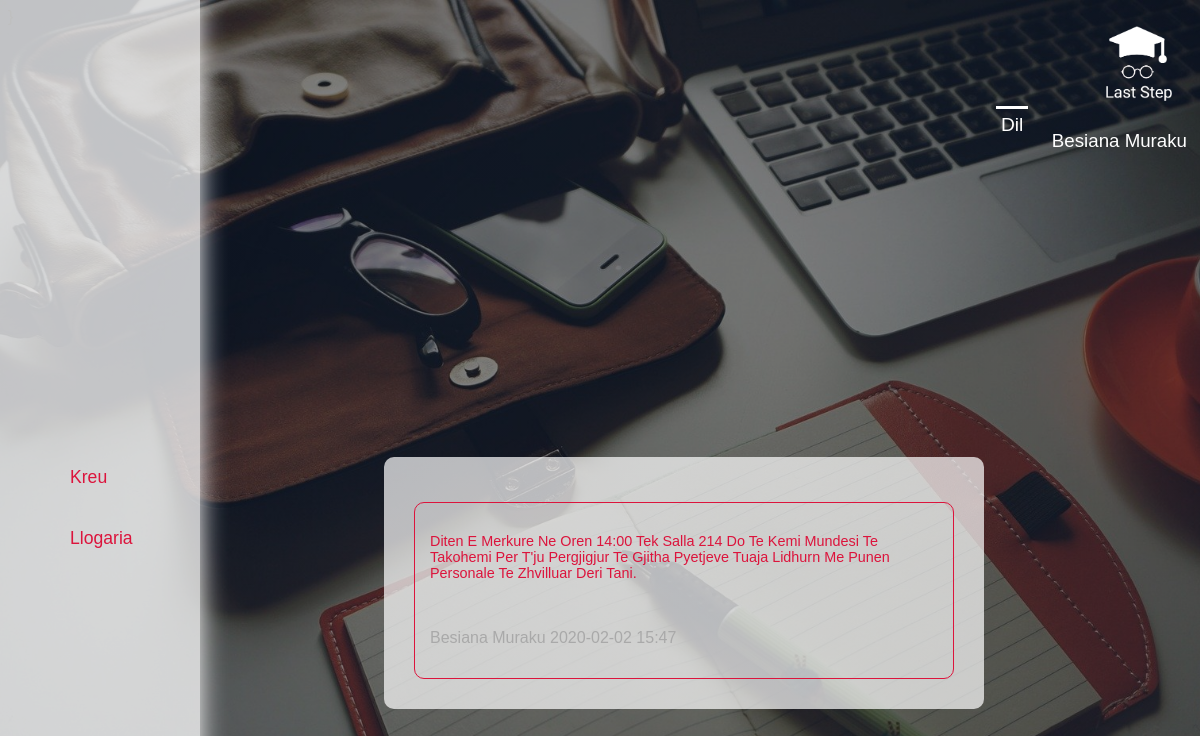
Screenshot of /student/kreustudent.php (signed in) with the database file from the repository.
### tables this page shows
CREATE TABLE `njoftim` (
  `id` int(11) UNSIGNED NOT NULL,
  `permbajtje` longtext NOT NULL,
  `autor` int(11) UNSIGNED NOT NULL,
  `datenjoftim` varchar(100) NOT NULL
);

CREATE TABLE `pedagog` (
  `id` int(11) UNSIGNED NOT NULL,
  `p_email` varchar(50) NOT NULL,
  `p_emri` varchar(50) NOT NULL,
  `password` varchar(300) NOT NULL,
  `fusha` varchar(50) NOT NULL
);

### student/kreustudent.php (the view, shortened to what this page needs)
<?php
include'menustudent.php';
?>
<!DOCTYPE html>
<html>
<head>
	<link rel="stylesheet" type="text/css" href="../styles/container.css">
</head>
<body>
	<?php
$sql="SELECT njoftim.permbajtje,njoftim.datenjoftim, njoftim.autor, pedagog.p_emri FROM ((pranuar INNER JOIN njoftim ON pranuar.id_pedagog=njoftim.autor)INNER JOIN pedagog ON njoftim.autor=pedagog.id) WHERE pranuar.id_studentp='".$_SESSION['sesUserId']."'";
     if($result=mysqli_query($conn,$sql)){
     $count=mysqli_num_rows($result);
     $paraqitja="<div class='container'>";
     if($count>0)
     {
     	while($row=mysqli_fetch_assoc($result))
     	{  $paraqitja.="<div class='innercontainer'><p class='permbajtja'>".ucwords($row['permbajtje'])."</p><br>"."<p class='quote'>".ucwords($row['p_emri'])."  ".$row['datenjoftim']."</p></div>";
     	}
     	$paraqitja.="</div>";
     	echo $paraqitja;
     }
     else {echo"<div class='containeralert'>Nuk ka njoftime nga pedagogu mentor deri tani.</div>";
         }
 }
     ?>
</body>
</html>

### styles/menu.css (style rules this page uses)
body { height: 125vh; background-image:linear-gradient(rgba(0, 0, 0, 0.5),rgba(0, 0, 0, 0.5)),url(laptop.jpg); background-size: cover; font-family: sans-serif; background-repeat: no-repeat; }

### styles/container.css (style rules this page uses)
.container { background-color: linear-gradient(rgba(255,255,255,0.7),rgba(255,255,255,0.7)),white; background-image: linear-gradient(rgba(255,255,255,0.7),rgba(255,255,255,0.7)); position:absolute; width:45%; top:45%; left:32%; padding:30px; border-radius: 10px; }
.innercontainer { background:transparent; border-style: solid; border-width: 1px; border-color:#DC143C; border-radius: 10px; padding:15px ; margin-top: 15px; }

### student/kreustudent.php (style rules this page uses)
.permbajtja { color:#DC143C; font-size:0.9em; }
.quote { color:#A9A9A9; }

### rows the page displays
njoftim: permbajtje "Diten E Merkure Ne Oren 14:00 Tek Salla 214 Do Te Kemi Mundesi Te Takohemi Per T'ju Pergjigjur Te Gjitha Pyetjeve Tuaja Lidhurn Me Punen Personale Te Zhvilluar Deri Tani.", autor.p_emri "Besiana Muraku", datenjoftim "2020-02-02 15:47"

### other values shown
$_SESSION['sesUserName'] "Besiana Muraku"
